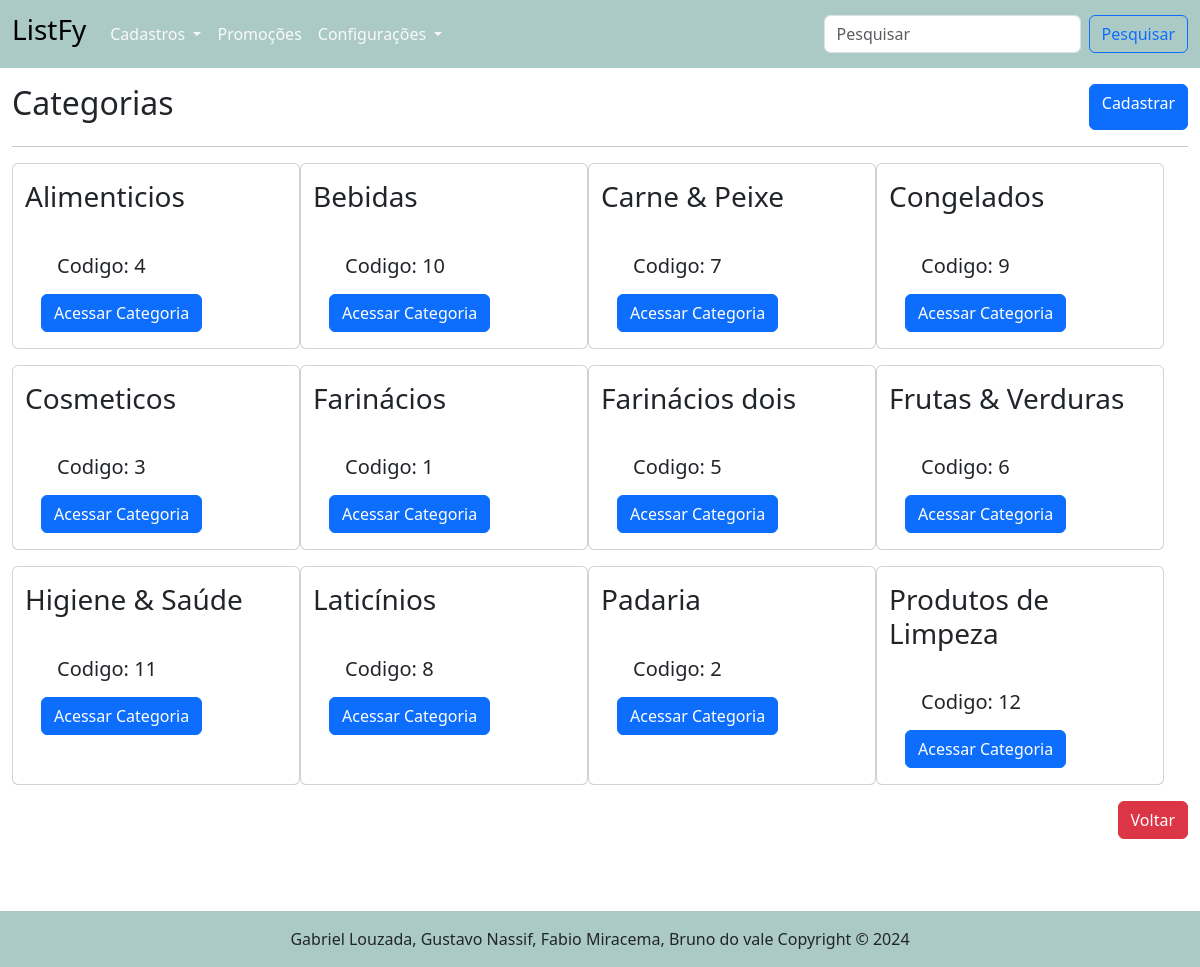
Page /categorias/ on the committed database.
### tables this page shows
CREATE TABLE "categoria" (
	"id_categoria"	INTEGER,
	"nome"	TEXT NOT NULL,
	PRIMARY KEY("id_categoria" AUTOINCREMENT)
);

### routes/categoria_routes.py (the view)
@router.get("/", response_class=HTMLResponse)
async def get_listar_categoria(request: Request):
    categoria = obter_todas_categorias()
    return templates.TemplateResponse("/categoria/categorias.html",{"request":request, "categoria":categoria})

### templates/categoria/categorias.html (shortened to what this page needs)
{% extends "base.html" %}
{% block conteudo %}
    <main class="container-fluid" >
        <div class="d-flex justify-content-between mt-3 ">
            <h2>Categorias</h2>
            <a href="/categorias/cadastrar_categoria" class="btn btn-primary"> Cadastrar</a>
        </div>
        <hr>
        <div class="row container-fluid d-flex justify-content-evenly">
            {% for c in categoria %}
            <div class="card col-12 mb-3" style="width: 18rem;">
                <div>
                    <h3 class="mt-3">{{ c.nome_categoria }}</h3>
                </div>
                <div class="card-body">
                  <h5 class="card-title m-3">Codigo: {{c.id_categoria}}</h5>
                    <div class="col-12">
                        <a href="/produto/categoria/{{c.id_categoria}}" class="btn btn-primary"> Acessar Categoria</a>
                    </div>
                </div>
            </div>
            {% endfor %}
        </div>
        <div class="row">
            <div class="col-12 mb-5 d-flex justify-content-end">
                <a href="/" class="btn btn-danger"> Voltar</a>
            </div>
        </div>
    </main>
{% endblock %}

### rows in the picture
categoria: nome_categoria "Alimenticios", id_categoria "4"
categoria: nome_categoria "Bebidas", id_categoria "10"
categoria: nome_categoria "Carne & Peixe", id_categoria "7"
categoria: nome_categoria "Congelados", id_categoria "9"
categoria: nome_categoria "Cosmeticos", id_categoria "3"
categoria: nome_categoria "Farinácios", id_categoria "1"
categoria: nome_categoria "Farinácios dois", id_categoria "5"
categoria: nome_categoria "Frutas & Verduras", id_categoria "6"
categoria: nome_categoria "Higiene & Saúde", id_categoria "11"
categoria: nome_categoria "Laticínios", id_categoria "8"
categoria: nome_categoria "Padaria", id_categoria "2"
categoria: nome_categoria "Produtos de Limpeza", id_categoria "12"
